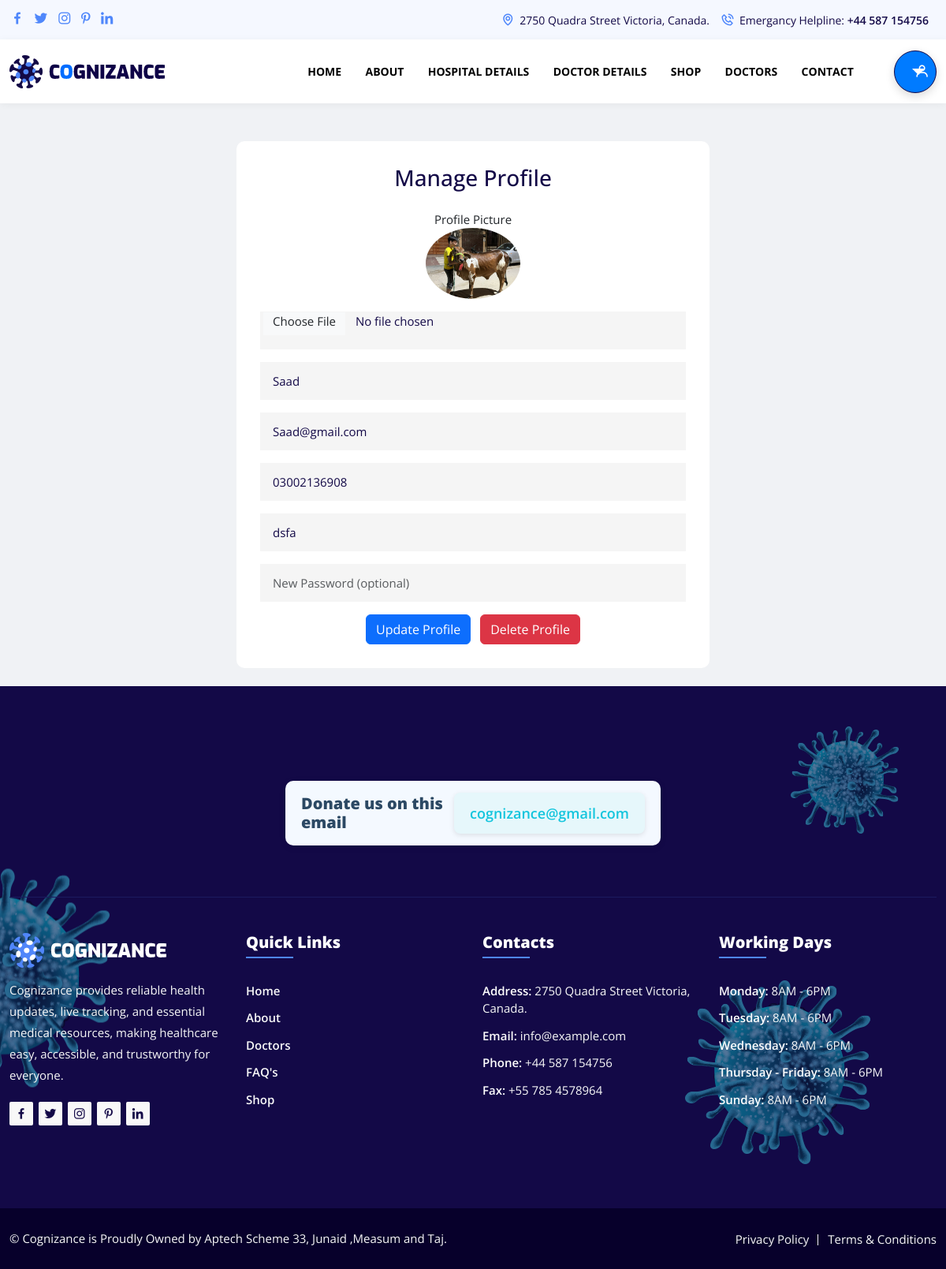
The page /default/doctor-manage-profile.php (signed in) on the database its author committed.
### tables this page shows
CREATE TABLE IF NOT EXISTS `doctor_details` (
  `id` int NOT NULL AUTO_INCREMENT,
  `full_name` varchar(100) NOT NULL,
  `email` varchar(100) DEFAULT NULL,
  `pmc_number` varchar(50) DEFAULT NULL,
  `university_name` varchar(100) DEFAULT NULL,
  `graduation_year` year DEFAULT NULL,
  `phone` varchar(20) DEFAULT NULL,
  `password` varchar(255) NOT NULL,
  `degree` varchar(100) DEFAULT NULL,
  `cv` varchar(255) DEFAULT NULL,
  `photo` varchar(255) DEFAULT NULL,
  `address` text,
  `created_at` timestamp NULL DEFAULT CURRENT_TIMESTAMP,
  `status` enum('pending','approved') NOT NULL DEFAULT 'pending',
  `hospital_id` int DEFAULT NULL,
  `verified_status` enum('pending','verified','rejected') NOT NULL DEFAULT 'pending',
  `details` varchar(255) DEFAULT NULL,
  PRIMARY KEY (`id`),
  UNIQUE KEY `email` (`email`),
  KEY `fk_hospital` (`hospital_id`)
);

### default/doctor-manage-profile.php (the view, shortened to what this page needs)
<?php
require 'db.php';
$doctor_id = $_SESSION['doctor'];
$stmt = $conn->prepare("SELECT full_name, email, phone, address, photo FROM doctor_details WHERE id=?");
$stmt->bind_param("i", $doctor_id);
$stmt->execute();
$result = $stmt->get_result();
$doctor = $result->fetch_assoc();
?>
<!DOCTYPE html>
<html>
<head>
    <link rel="stylesheet" href="assets/css/bootstrap.min.css">
</head>
        <link rel="stylesheet" href="assets/css/bootstrap.min.css">
        <link rel="stylesheet" href="assets/css/animate.min.css">
        <link rel="stylesheet" href="assets/css/owl.carousel.min.css">
        <link rel="stylesheet" href="assets/css/flaticon.css">
        <link rel="stylesheet" href="assets/css/magnific-popup.min.css">
        <link rel="stylesheet" href="assets/css/meanmenu.min.css">
        <link rel="stylesheet" href="assets/css/boxicons.min.css">
        <link rel="stylesheet" href="assets/css/nice-select.min.css">
        <link rel="stylesheet" href="assets/css/slick.min.css">
        <link rel="stylesheet" href="assets/css/odometer.min.css">
        <link rel="stylesheet" href="assets/css/datatables.min.css">
        <link rel="stylesheet" href="assets/css/style.css">
        <link rel="stylesheet" href="assets/css/responsive.css">
<body style="background:#f0f2f5;">
<?php require 'header.php'; ?>
<div class="container mt-5" style="max-width:600px;background:white;padding:30px;border-radius:10px">
<h3 class="text-center mb-4">Manage Profile</h3>
<form action="" method="POST" enctype="multipart/form-data">
    <div class="form-group mb-3 text-center">
        <label>Profile Picture</label><br>
        <img src="<?= !empty($doctor['photo']) ? 'uploads/'.$doctor['photo'] : 'assets/img/no-profile.png' ?>"
             width="120" class="rounded-circle mb-2">
        <input class="form-control mt-2" type="file" name="photo">
    </div>
    <input class="form-control mb-3" type="text" name="full_name" placeholder="Enter your name" value="<?= htmlspecialchars($doctor['full_name'] ?? '') ?>" required>
    <input class="form-control mb-3" type="email" name="email" placeholder="Enter your email" value="<?= htmlspecialchars($doctor['email'] ?? '') ?>" required>
    <input class="form-control mb-3" type="text" name="phone" placeholder="Enter your phone number" value="<?= htmlspecialchars($doctor['phone'] ?? '') ?>" required>
    <input class="form-control mb-3" type="text" name="address" placeholder="Enter your address" value="<?= htmlspecialchars($doctor['address'] ?? '') ?>" required>
    <input class="form-control mb-3" type="password" name="password" placeholder="New Password (optional)">
    <div class="text-center mt-3">
        <button type="submit" name="update_profile" class="btn btn-primary me-2">Update Profile</button>
        <a href="delete-doctor.php" class="btn btn-danger" onclick="return confirm('Are you sure you want to delete your account?');">Delete Profile</a>
    </div>
</form>
</div>
<br>
<?php require 'footer.php'; ?>
</body>
</html>

### rows shown on the page
doctor_details: photo (picture), full_name "Saad", email "Saad@gmail.com", phone "03002136908", address "dsfa"
